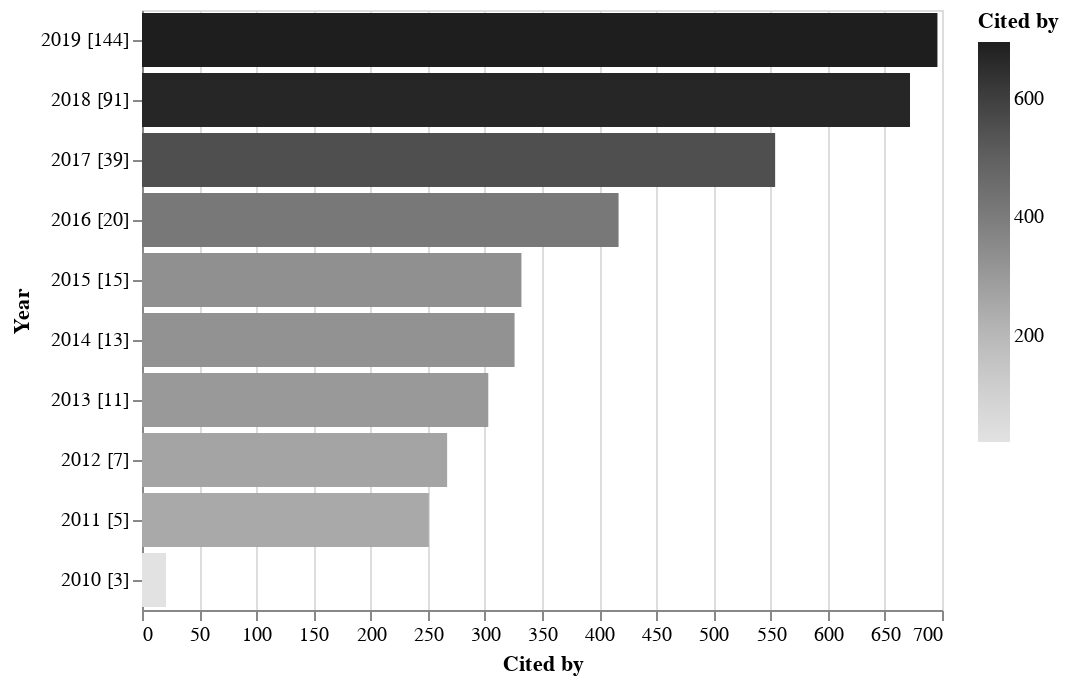

Notebook code for this chart:
### Code cell
rdf.citations_by_year(cumulative=True).barhplot("altair")

### Figure 1 — Vega-Lite specification as saved in the notebook (floating-point values rounded to 4 significant figures)
{"$schema": "https://vega.github.io/schema/vega-lite/v3.4.0.json", "config": {"mark": {"tooltip": null}, "view": {"height": 300, "width": 400}}, "data": {"name": "data-c21161d938eb4346c77a4f4e84975e17"}, "datasets": {"data-c21161d938eb4346c77a4f4e84975e17": [{"Cited by": 696, "Year": "2019 [144]"}, {"Cited by": 672, "Year": "2018 [91]"}, {"Cited by": 554, "Year": "2017 [39]"}, {"Cited by": 417, "Year": "2016 [20]"}, {"Cited by": 332, "Year": "2015 [15]"}, {"Cited by": 326, "Year": "2014 [13]"}, {"Cited by": 303, "Year": "2013 [11]"}, {"Cited by": 267, "Year": "2012 [7]"}, {"Cited by": 251, "Year": "2011 [5]"}, {"Cited by": 21, "Year": "2010 [3]"}]}, "encoding": {"color": {"field": "Cited by", "scale": {"scheme": "Greys"}, "type": "quantitative"}, "x": {"field": "Cited by", "type": "quantitative"}, "y": {"field": "Year", "sort": {"field": "Cited by:Q"}, "type": "nominal"}}, "mark": "bar"}
